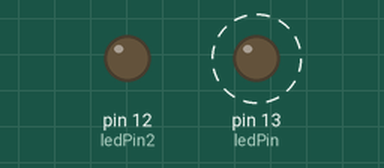
This sketch was run on a simulated Arduino Uno, built with avr-gcc and run on an emulated ATmega328P. Shown: output pins drawn as LEDs (lit = HIGH). Dashed ring = blinking.

Above: at 0.5 s.
At 3.5 s:
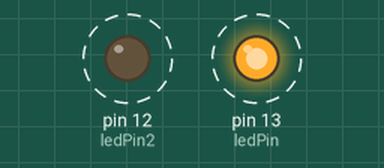
Timing chart, 0 to 4.6 s (numbered marks = the images above):
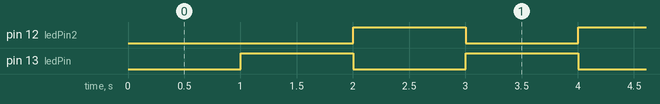

The sketch:

blinks-miils.ino
```cpp
//Example: Blink sample with mills()

const int ledPin =  13;
const int ledPin2 =  12;
int ledState = LOW;
unsigned long previousMillis = 0;
unsigned long interval = 1000;

void setup() {
  pinMode(ledPin, OUTPUT);
    pinMode(ledPin2, OUTPUT);

}

void loop() {
  unsigned long currentMillis = millis();
  if (currentMillis - previousMillis > interval) {
    previousMillis = currentMillis;
    if (ledState == LOW)
      ledState = HIGH;
    else
      ledState = LOW;
    digitalWrite(ledPin, ledState);
    digitalWrite(ledPin2, !ledState);
  }
}
```

Measured:
- by itself, pin 12 (ledPin2), pin 13 (ledPin): alternates HIGH for 1.0 s and LOW for 1.0 s
